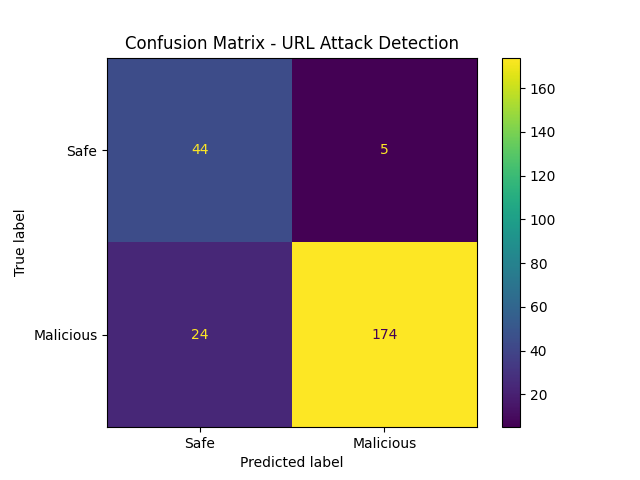

The Python source for this figure:
import pandas as pd
import matplotlib.pyplot as plt
from sklearn.metrics import confusion_matrix, ConfusionMatrixDisplay
import csv
import random

# -----------------------------
# STEP 1: Load dataset safely
# -----------------------------
rows = []

with open("dataset.csv", encoding="utf-8") as f:
    reader = csv.reader(f)
    for r in reader:
        if len(r) >= 2 and r[0] != "url":
            rows.append([r[0], r[-1].strip()])  # URL, attack_type

df = pd.DataFrame(rows, columns=["url", "attack_type"])

# -----------------------------
# STEP 2: Convert labels
# safe = 0, malicious = 1
# -----------------------------
df['label'] = df['attack_type'].apply(lambda x: 0 if x == 'safe' else 1)

# -----------------------------
# STEP 3: Simulated predictions
# (Replace with your ML model later)
# -----------------------------
df['pred'] = df['label'].apply(lambda x: x if random.random() < 0.9 else 1 - x)

# -----------------------------
# STEP 4: Generate Confusion Matrix
# -----------------------------
cm = confusion_matrix(df['label'], df['pred'])

# -----------------------------
# STEP 5: Plot & Save
# -----------------------------
disp = ConfusionMatrixDisplay(confusion_matrix=cm, display_labels=["Safe", "Malicious"])

disp.plot()

plt.title("Confusion Matrix - URL Attack Detection")

plt.savefig("confusion_matrix.png")  # Saved image for report
plt.show()

print("Confusion Matrix Generated Successfully!")
